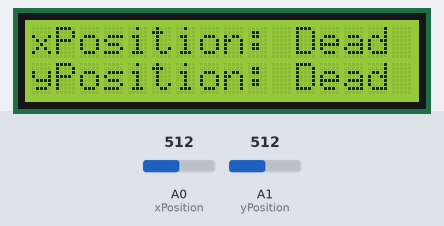
This sketch was run on a simulated Arduino Uno, built with avr-gcc and run on an emulated ATmega328P. Parts: 16×2 character LCD. The test bench sets the inputs (shaded band); at power-on: A0 (xPosition) = 512, A1 (yPosition) = 512.

Above: at 1.2 s.
1.3 s: A0 (xPosition) set to 557
2.8 s: A0 (xPosition) set to 575
At 3.8 s:
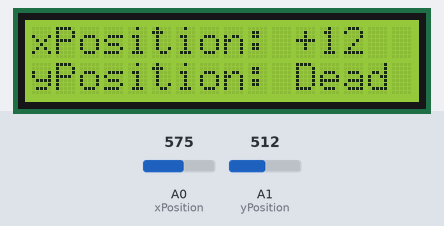
4.3 s: A1 (yPosition) set to 553
5.8 s: A1 (yPosition) set to 585
At 6.2 s:
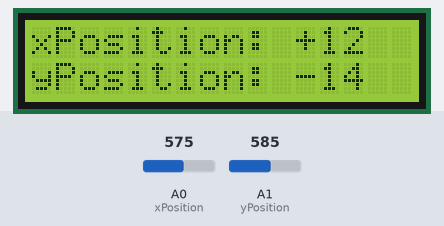
7.3 s: A0 (xPosition) set to 511
At 8.5 s:
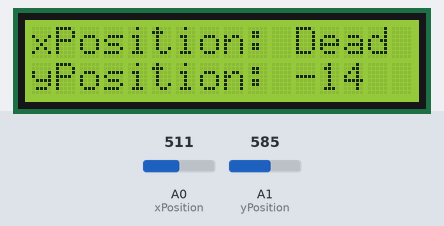
8.8 s: A1 (yPosition) set to 306
At 9.6 s:
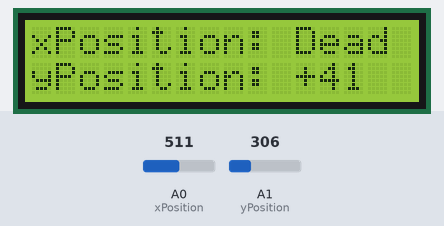
Timing chart, 0 to 11.3 s (numbered marks = the images above; inputs shaded):
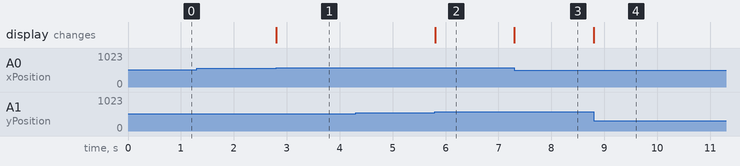

The sketch:

LCD.ino
```cpp
//include LiquidCrystal library
#include <LiquidCrystal.h>

//declare constant x and y position analog pins
const int xPosition = A0;
const int yPosition = A1;

//declare mapped x and y variables
int mappedX = 0;
int mappedY = 0;

//declare lcd connection pins
//you can declare more than one varibale at a time of the same type
//easier/faster to do it with this bc all variables are just used by lcd library
const int rs = 12, en = 11, d4 = 5, d5 = 4, d6 = 3, d7 = 2;

//initialize LiquidCrystal library object
LiquidCrystal lcd(rs, en, d4, d5, d6, d7);

void setup() {
  //declare lcd size (width, height)
  lcd.begin(16, 2);

  //these two will never change so can be in void setup()
  //print "xPosition:" to screen
  lcd.setCursor(0, 0);
  lcd.print("xPosition:");

  //print "yPosition:" to screen
  lcd.setCursor(0, 1);
  lcd.print("yPosition:");
}

void loop() {
  //remap xPosition and yPosition values from 0 ... 1023 to -100 ... 100
  //easier for people to understand -100 to 100 than 0 to 1023
  mappedX = map(analogRead(xPosition), 0, 1023, -100, 100);
  //mappedY must be mapped backwards because this way it makes sence when displayed
  mappedY = map(analogRead(yPosition), 0, 1023, 100, -100);

  //if mappedX is greater than or equal to 0
  if (mappedX > 10) {
    //set cursor to after "xPosition:" printed earlier
    lcd.setCursor(11, 0);
    //print "+" to show it's positive
    lcd.print("+");
    //print mappedX
    lcd.print(mappedX);
    //print whitespace after to clear unwanted numbers
    //ex: 8 has less characters than 100, so two white spaces are needed to get rid of the 0s
    lcd.print(" ");

  //if  mappedX is not greater than or equal to 0
  } else if (mappedX < -10) {
    //position cursor
    lcd.setCursor(11, 0);
    //print mappedX
    //doesn't need a "+" because it's negative
    lcd.print(mappedX);
    //clear unwanted characters with white spaces
    lcd.print(" ");
  } else {
    lcd.setCursor(11, 0);
    lcd.print("Dead");
  }

  //do the same, but with mappedY instead of mappedX
  if (mappedY > 10) {
    lcd.setCursor(11, 1);
    lcd.print("+");
    lcd.print(mappedY);
    lcd.print("  ");
  } else if (mappedY < -10) {
    lcd.setCursor(11, 1);
    lcd.print(mappedY);
    lcd.print("  ");
  } else {
    lcd.setCursor(11, 1);
    lcd.print("Dead");
  }
}
```

Measured:
- the behaviour switches between 567 and 568 on A0 (xPosition) (found by bisection; images 0 and 1)
- the behaviour switches between 567 and 568 on A1 (yPosition) (found by bisection; images 1 and 2)
- after the input at 1.3 s, every drawn part: stays the same
- after the input at 2.8 s, the display: changes at once (image 1)
- after the input at 4.3 s, every drawn part: stays the same
- after the input at 5.8 s, the display: changes at once (image 2)
- after the input at 7.3 s, the display: changes at once (image 3)
- after the input at 8.8 s, the display: changes at once (image 4)
